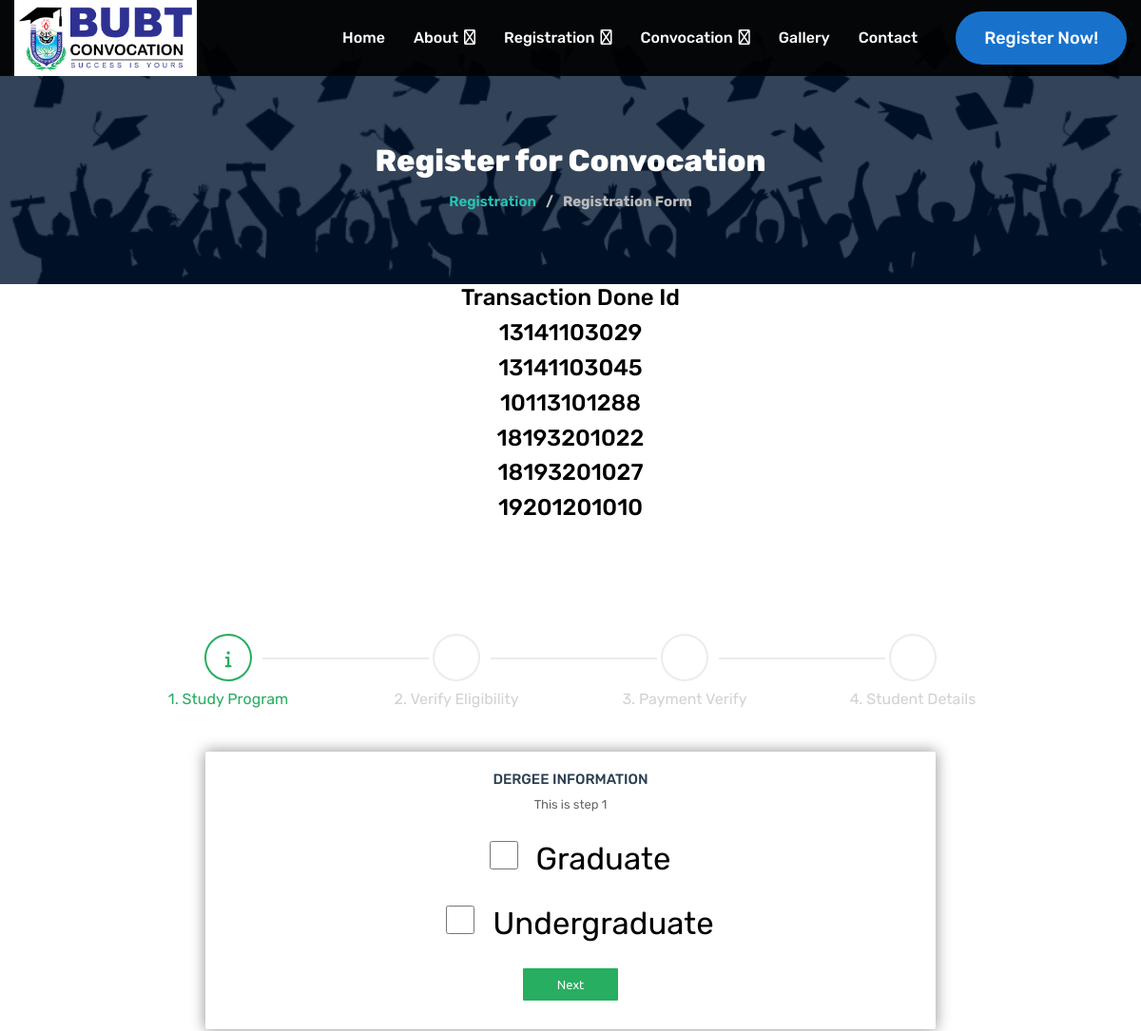
The page /registration (upper part) on the database as committed earlier.
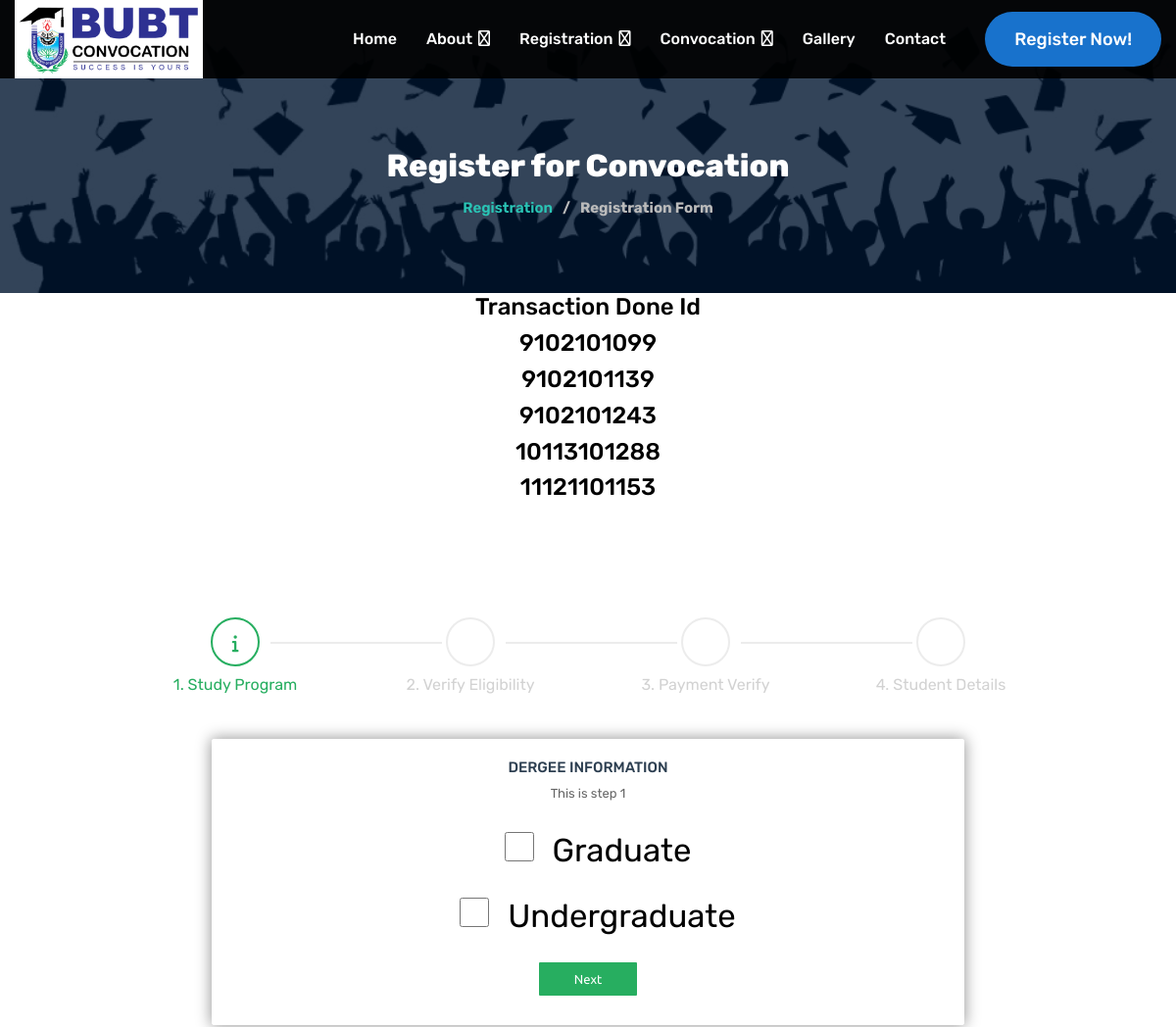
The same page on the database as committed later.
### api/models.py (models this page shows, shortened)
class Student(models.Model):
    p_usename = models.CharField(verbose_name = 'Degree', max_length=50,null = False, blank=False, default="")
    s_id = models.IntegerField(verbose_name = 'Student ID',  unique = True, null = False, blank = False, default= 0)
    intake = models.IntegerField( verbose_name = 'Intake', blank=False, null=False)
    std_full_name = models.CharField( verbose_name = 'Name', max_length=100, null=False, blank=True, default="")
    Cell_Phone = models.IntegerField( verbose_name = 'Phone', null=False, blank=True, default=0)
    email = models.EmailField( verbose_name = 'Email', null = False, blank=True, default= "")
    DOB = models.DateTimeField( verbose_name='Dath Of Birth',auto_now = False)
    totalMejor = models.IntegerField( verbose_name = 'Total Major',  null=False, default=0, blank=True)
    paidFor = models.IntegerField( verbose_name = 'Paid For Major',  null=False, default=0, blank=True)
    paidFor = models.IntegerField( verbose_name = 'Paid For Major',  null=False, default=0, blank=True)
    tranId = models.CharField( verbose_name = 'Transction ID', max_length=100, unique=True, null=False, blank=False, default="")
    hasPaid = models.BooleanField( verbose_name = 'Payment Done', null=False, default=False)
    isRegDone = models.BooleanField( verbose_name = 'Registration Done',null=False, default=False)
    regDate = models.DateField(verbose_name = 'Registration Date', auto_now = True)

### api/views.py (the view)
# urls.py: path('registration', views.registration, name='registration'),
def registration(request):
    allStudent = Student.objects.all()
    isPaid = Student.objects.filter(Q(hasPaid = True))
    context = {
       'allStudent' : allStudent,
       'isPaid' : isPaid
    }
    return render(request, 'registration.html', context)

### templates/registration.html (shortened to what this page needs)
{% extends 'base.html' %} {% load static %} {% block content %}
	<section>
		<div class="breadcamb_area">
            <div class="page_head_bg">
                <div class="page_head">
                    <div class="container">
                        <div class="row">
                            <div class="col-md-12">
                                <div class="page_head_section ptb-70">
                                    <div class="ph_title">
                                        <h2>Register for Convocation</h2>
                                    </div>
                                    <div class="ph_menu">
                                        <h5><a href="">Registration</a></h5>
                                        <h5>/</h5>
                                        <h5>Registration Form</h5>
                                    </div>
                                </div>
                            </div>
                        </div>
                    </div>
                </div>
            </div>
        </div>
        <h4> Transaction Done Id </h4>
        {% for st in isPaid %}
         <h4> {{st.s_id}} </h4>
        {% endfor %}
		<div class="registration_area ptb-60">
            <div class="form_holder">
                <form id="msform">
                    <ul id="progressbar">
                        <li class="active">1. Study Program</li>
                        <li>2. Verify Eligibility</li>
                        <li>3. Payment Verify</li>
                        <li>4. Student Details</li>
                    </ul>
                    <fieldset>
                        <h2 class="fs-title">Dergee Information</h2>
                        <h3 class="fs-subtitle">This is step 1</h3>
                        <div class="form-check check_width">
                            <input type="checkbox" name="graduate" value="Graduate"/>
                            <label for="graduate">Graduate</label>
                        </div>
                        <div class="form-check check_width">
                            <input type="checkbox" name="undergraduate" value="Undergraduate"/>
                            <label for="undergraduate">Undergraduate</label>
                        </div>
                        <input type="button" name="next" class="next action-button" value="Next" />
                    </fieldset>
                </form>
            </div>
        </div>
	</section>
    {% endblock %}

Rows that differ between the two databases and show on the page:
no longer on this page (row edited): Student: s_id "13141103029"
no longer on this page (row edited): Student: s_id "13141103045"
no longer on this page (row edited): Student: s_id "18193201022"
no longer on this page (row edited): Student: s_id "18193201027"
no longer on this page (row edited): Student: s_id "19201201010"
now on this page (row edited): Student: s_id "9102101099"
now on this page (row edited): Student: s_id "9102101139"
now on this page (row edited): Student: s_id "9102101243"
now on this page (row edited): Student: s_id "11121101153"
